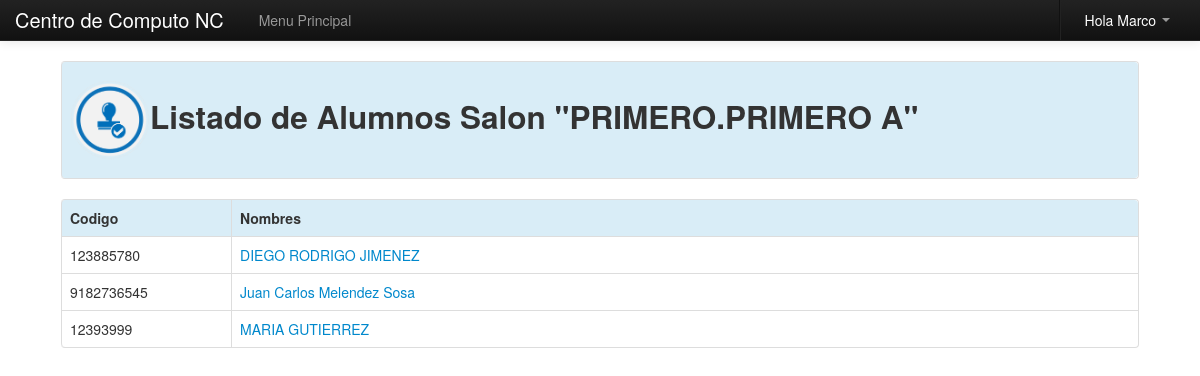
Page /Modulos/Calificar/index.php?salon=1 (signed in) on the committed database.
### tables this page shows
CREATE TABLE IF NOT EXISTS `grado` (
  `id` int(11) NOT NULL AUTO_INCREMENT,
  `nombre` varchar(255) NOT NULL,
  `estado` varchar(255) NOT NULL,
  PRIMARY KEY (`id`)
);

CREATE TABLE IF NOT EXISTS `salon` (
  `id` int(11) NOT NULL AUTO_INCREMENT,
  `nombre` varchar(255) NOT NULL,
  `grado` varchar(255) NOT NULL,
  `profesor` varchar(255) NOT NULL,
  `estado` varchar(255) NOT NULL,
  PRIMARY KEY (`id`)
);

CREATE TABLE IF NOT EXISTS `alumnos` (
  `id` int(255) NOT NULL AUTO_INCREMENT,
  `nombre` varchar(255) NOT NULL,
  `grado` varchar(255) NOT NULL,
  `salon` varchar(255) NOT NULL,
  `tipo` varchar(255) NOT NULL,
  `fecha` date NOT NULL,
  `doc` varchar(255) NOT NULL,
  `rh` varchar(255) NOT NULL,
  `eps` varchar(255) NOT NULL,
  `direccion` varchar(255) NOT NULL,
  `telefono` varchar(255) NOT NULL,
  `padre` varchar(255) NOT NULL,
  `madre` varchar(255) NOT NULL,
  `p_ocupacion` varchar(255) NOT NULL,
  `m_ocupacion` varchar(255) NOT NULL,
  `acudiente` varchar(255) NOT NULL,
  `emergencia` varchar(255) NOT NULL,
  `estado` varchar(255) NOT NULL,
  `matricula` date NOT NULL,
  PRIMARY KEY (`id`)
);

### Modulos/php_conexion.php (called while the page is built, shortened)
<?php
	function limpiar($tags){
		return $tags;
	}
?>

### Modulos/class_buscar.php (called while the page is built, shortened)
<?php
class Consultar_Grado{
	private $fetch;
	function __construct($codigo){
		$this->consulta = mysql_query("SELECT * FROM grado WHERE id=$codigo");
		$this->fetch = mysql_fetch_array($this->consulta);
	}
	function consultar($campo){
		return $this->fetch[$campo];
	}
}
?>

### Modulos/Calificar/index.php (the view, shortened to what this page needs)
<?php
	include_once "../php_conexion.php";
	include_once "../class_buscar.php";
	if(!empty($_GET['salon'])){
		$id_salon=$_GET['salon'];
	}else{
		header('Location:error.php');
	}
	if($_SESSION['tipo_user']=='a' or $_SESSION['tipo_user']=='p'){
		$profesor=limpiar($_SESSION['cod_user']);
		$pa=mysql_query("SELECT * FROM salon WHERE profesor='$profesor' and id='$id_salon'");
		if($row=mysql_fetch_array($pa)){
			$oGrado=new Consultar_Grado($row['grado']);
			$nombre_salon=$oGrado->consultar('nombre').'.'.$row['nombre'];
		}else{
			header('Location:error.php');
		}
	}else{
		header('Location:error.php');
	}
?>
<!DOCTYPE html>
<html lang="es">
  <head>
    <link href="../../css/bootstrap.css" rel="stylesheet">
    <link href="../../css/bootstrap-responsive.css" rel="stylesheet">
  </head>
  <body>
    <?php include_once "../../menu/m_valorar.php"; ?>
	<div align="center">
    	<table width="90%">
          <tr>
            <td>
        		<table class="table table-bordered">
                  <tr class="info">
                    <td>
						<h2><img src="img/calificar.png" width="80" height="80">Listado de Alumnos Salon "<?php echo $nombre_salon; ?>"</h2>
                    </td>
                  </tr>
                </table>
                <table class="table table-bordered">
                  <tr class="info">
                    <td width="15%"><strong>Codigo</strong></td>
                    <td colspan="2"><strong>Nombres</strong></td>
                  </tr>
                  <?php
				  	$pa=mysql_query("SELECT * FROM alumnos WHERE salon='$id_salon' ORDER BY nombre");
					while($row=mysql_fetch_array($pa)){
						$cod_alumno=$row['doc'];
				  ?>
                  <tr>
                  	<td><?php echo $row['doc']; ?></td>
                    <td width="80%">
                    	<a href="valorar.php?cod=<?php echo $cod_alumno; ?>" title="Valorar Alumno">
							<?php echo $row['nombre']; ?>
                        </a>
					</td>
                  </tr>
                  <?php } ?>
                </table>
            </td>
          </tr>
        </table>
    </div>
  </body>
</html>

### Modulos/Calificar/index.php (style rules this page uses)
body { padding-top: 60px; padding-bottom: 40px; }

### rows in the picture
grado: nombre.nombre "PRIMERO.PRIMERO A"
alumnos: doc "123885780", nombre "DIEGO RODRIGO JIMENEZ"
alumnos: doc "9182736545", nombre "Juan Carlos Melendez Sosa"
alumnos: doc "12393999", nombre "MARIA GUTIERREZ"

### other values in the picture
$_SESSION['user_name'] "Marco"
